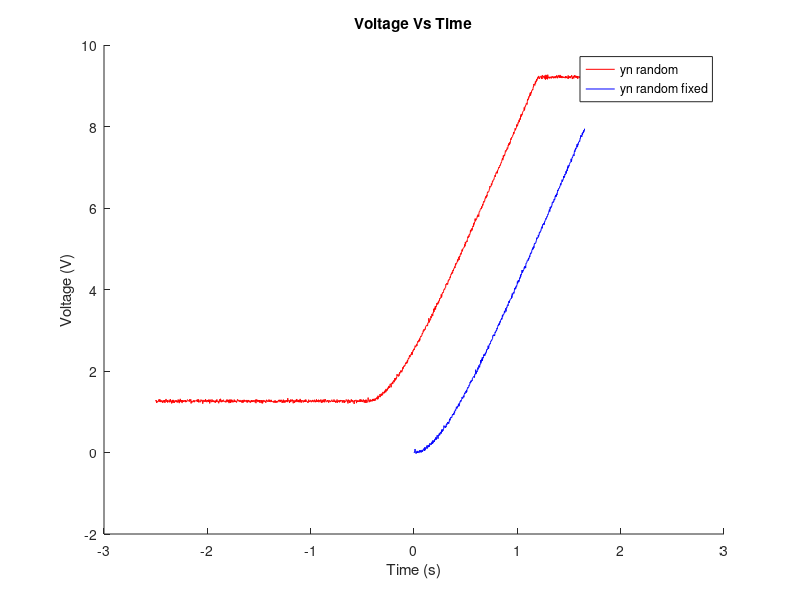

Source code (MATLAB): (Note: this script raises an error after producing the figure.)
close all
EGB345RandomData = csvread('EGB345RandomData.csv',2,0);

t_original = EGB345RandomData(:,1);
step_input = EGB345RandomData(:,2);
yn_random = EGB345RandomData(:,3);


%%%Question 1%%%
r = find(step_input > 0.5);
r_f = r(1);
r_e = r(end);

t = t_original(r_f:r_e);
t = -t(1) + t;
step_input = step_input(r_f:r_e);

yn_random_fixed = yn_random(r_f:r_e);
yn_random_fixed = yn_random_fixed - yn_random_fixed(1);

figure(1)
hold on
plot(t_original,yn_random, 'red');
plot(t,yn_random_fixed, 'blue');
legend('yn random','yn random fixed')
title('Voltage Vs Time')
xlabel('Time (s)')
ylabel('Voltage (V)')

save('prelabdata_yn_random.txt','yn_random','-ascii')
save('prelabdata_yn_random_fixed.txt','yn_random_fixed','-ascii')

%%%Question 2%%%
[alpha_est, km_est] = estmotor(t,yn_random_fixed);

sys = tf(km_est,[1 alpha_est 0]);
motor_est = step(2*sys,t);

figure(2)
hold on
plot(t,motor_est, 'blue');
plot(t,yn_random_fixed, 'red');
legend('Motor Estimate of Random','Motor Simulation of Random')
title('Voltage Vs Time')
xlabel('Time (s)')
ylabel('Voltage (V)')

%%%Question 3%%%
EGB345UnkownData = csvread('EGB345UnknownData.csv',2,0);
y1_original = EGB345UnkownData(:,3);
step_input_1 = EGB345UnkownData(:,2);
t_original_1 = EGB345UnkownData(:,1);

r = find(step_input_1 > 0.5);
r_f = r(1);
r_e = r(end);

t_1 = t_original_1(r_f:r_e);
t_1 = -t_1(1) + t_1;

y1 = y1_original(r_f:r_e);
y1 = y1 - y1(1);

[alpha_est_1,K_est_1] = estmotor(t_1,y1);
sys_1 = tf(K_est_1,[1 alpha_est_1 0]);
motor_est_1 = 2*step(sys_1,t_1);

figure(3)
hold on
plot(t_1,y1, 'blue');
plot(t_1,motor_est_1, 'red');
legend('Motor Estimate of Unknown','Motor Simulation of Unknown')
title('Voltage Vs Time')
xlabel('Time (s)')
ylabel('Voltage (V)')

save('prelabdata_y1.txt','y1','-ascii')